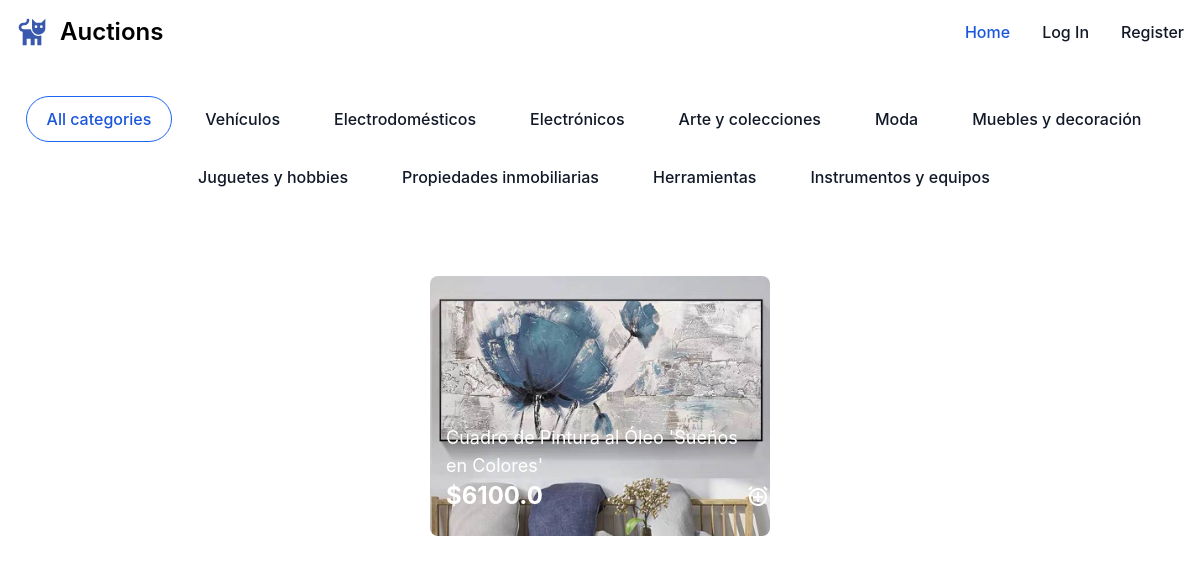
The page / on the database its author committed.
### auctions/models.py (models this page shows, shortened)
class Category(models.Model):
    category = models.CharField(max_length=30)

class Listing(models.Model):
    title = models.CharField(max_length=60)
    active = models.BooleanField(default=True)
    created_date = models.DateTimeField(default=timezone.now())
    description = models.CharField(null=True, max_length=300)
    startingBid = models.FloatField()
    currentBid = models.FloatField(blank=True,null=True)
    category = models.ForeignKey(Category, on_delete=models.CASCADE ,related_name="similar_listings")
    creator = models.ForeignKey(User, on_delete=models.PROTECT, related_name="all_creators_listings")
    watchers = models.ManyToManyField(User, blank=True, related_name="watched_listings")
    buyer = models.ForeignKey(User, null=True, on_delete=models.PROTECT)

class Picture(models.Model):
    listing = models.ForeignKey(Listing, on_delete=models.CASCADE, related_name="get_pictures")
    picture = models.ImageField(upload_to="static\\auctions\\images")
    alt_text = models.CharField(max_length=140)

### auctions/views.py (the view)
# urls.py: path("", views.index, name="index"),
def index(request):
    category_id = request.GET.get("category", None)
    if category_id is None:
        listings = Listing.objects.filter(active=True)
    else:
        listings = Listing.objects.filter(active=True, category=category_id)
    categories = Category.objects.all()
    for listing in listings:
        listing.mainPicture = listing.get_pictures.first()
        if request.user in listing.watchers.all():
            listing.is_watched = True
        else:
            listing.is_watched = False
    return render(request, "auctions/index.html", {
        "listings": listings,
        "categories": categories,
        "page_title": "Active Listings"
    })

### auctions/templates/auctions/index.html (shortened to what this page needs)
{% extends "auctions/layout.html" %}
{% block body %}
<div class="flex items-center justify-center py-4 md:py-8 flex-wrap">
    <a href="{% url 'index' %}">
        <button type="button" class="text-blue-700 hover:text-white border border-blue-600 bg-white hover:bg-blue-700 focus:ring-4 focus:outline-none focus:ring-blue-300 rounded-full text-base font-medium px-5 py-2.5 text-center me-3 mb-3 dark:border-blue-500 dark:text-blue-500 dark:hover:text-white dark:hover:bg-blue-500 dark:bg-gray-900 dark:focus:ring-blue-800">All categories</button>
    </a>
    {% for category in categories %}
    <a href="{% url 'index' %}?category={{category.id}}">
        <button type="button" class="text-gray-900 border border-white hover:border-gray-200 dark:border-gray-900 dark:bg-gray-900 dark:hover:border-gray-700 bg-white focus:ring-4 focus:outline-none focus:ring-gray-300 rounded-full text-base font-medium px-5 py-2.5 text-center me-3 mb-3 dark:text-white dark:focus:ring-gray-800">{{ category.category}}</button>
    </a>
    {% endfor %}
</div>
<div class="flex items-center justify-center py-4 md:py-8 flex-wrap gap-3">
    {% for listing in listings %}
    <figure class="relative max-w-sm max-h-sm ">
        <a href="{% url 'listing' listing.id %}">
            <img class="rounded-lg w-full h-full object-cover" style="height: 260px; width: 340px;" src="../../../{{ listing.mainPicture.picture }}" alt="image description">
        </a>
        <figcaption class="absolute px-4 text-lg text-white bottom-6 w-full">
            <p>{{ listing.title }}</p>
            <span class="text-2xl font-bold text-black-600 dark:text-white">
                {%if listing.currentBid %}
                    ${{ listing.currentBid }}
                {% else %}
                    ${{ listing.startingBid }}
                {% endif %}
            </span>
            <a href="{% url 'change_watchlist' listing.id 'activeListings' %}" class="absolute right-0 bottom-1">
            </a>
        </figcaption>
    </figure>
    {% endfor %}
</div>
{% endblock %}

### rows shown on the page
Category: category "Vehículos"
Category: category "Electrodomésticos"
Category: category "Electrónicos"
Category: category "Arte y colecciones"
Category: category "Moda"
Category: category "Muebles y decoración"
Category: category "Juguetes y hobbies"
Category: category "Propiedades inmobiliarias"
Category: category "Herramientas"
Category: category "Instrumentos y equipos"
Listing: mainPicture.picture (picture), title "Cuadro de Pintura al Óleo 'Sueños en Colores'", currentBid "6100.0"
